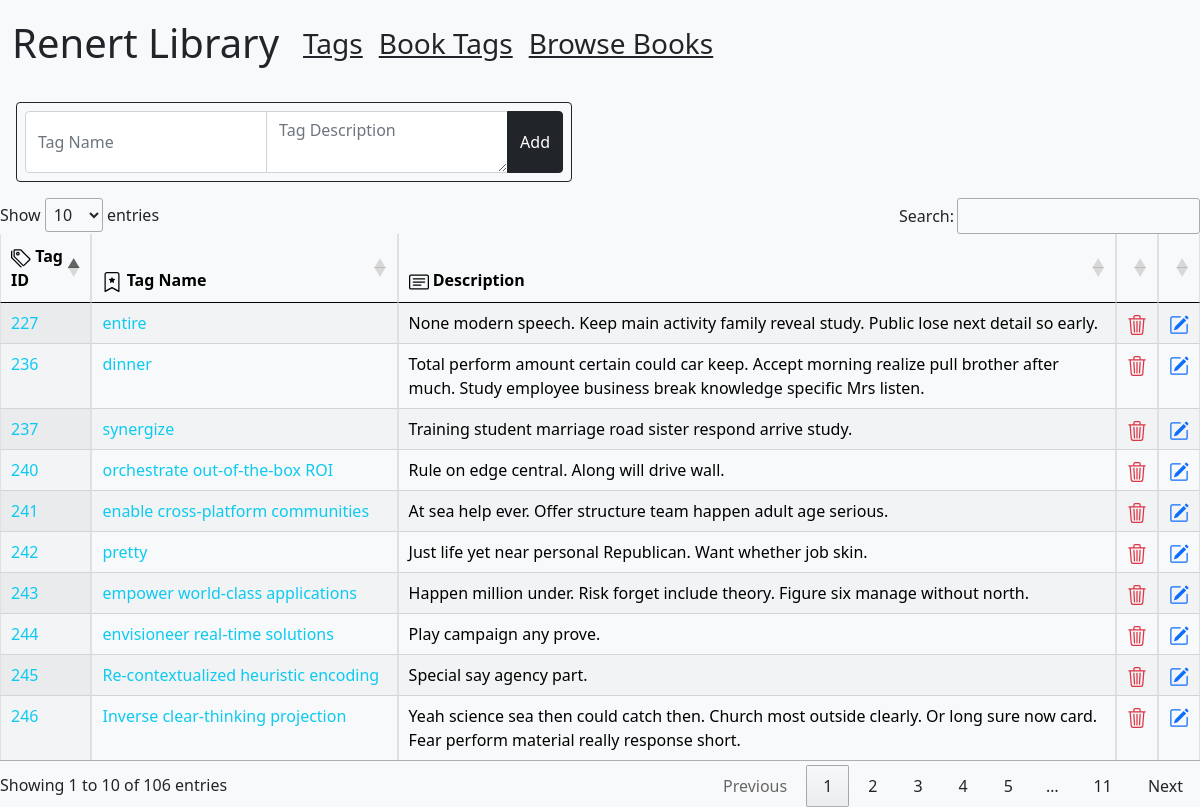
The app's page /tags with its own data.
### tables this page shows
CREATE TABLE [library_tags] (
   [tag_id] INTEGER PRIMARY KEY,
   [tag_name] TEXT,
   [description] TEXT,
   [created_by] INTEGER,
   [created_at] TEXT,
   [updated_at] TEXT,
   FOREIGN KEY([created_by]) REFERENCES [members]([member_internal_id])
);

### app.py (the view)
@app.route("/tags", methods=["GET", "POST"])
def tags():
    add_tag = add_tag_form()
    if add_tag.validate_on_submit():
        add_tags(add_tag.tag_name.data, add_tag.tag_def.data)
    else:
        pprint("failed")
    tags = db.session.execute("select * from library_tags")
    tags = [dict(x) for x in tags]
    count =db.session.execute("select count(*) from library_tags")
    count = [dict(x) for x in count]
    return render_template("tags.html", tags=tags, add_form=add_tag, count=count[0]["count(*)"])

### app.py
class add_tag_form(FlaskForm):
    tag_name = StringField('Tag Name: ', validators=[DataRequired()])
    tag_def = TextAreaField('Tag Description: ', validators=[DataRequired()])
    add = SubmitField("Add", validators=[DataRequired()])

### templates/tags.html (shortened to what this page needs)
{% extends 'layout.html'%}
{% import "bootstrap/wtf.html" as wtf %}
{%block content%}
<div class="row">
    <div class="col-lg-6">
        <form class="form form-horizontal text-light m-3" method="POST" role="form" autocomplete="off">
                <div class="input-group mb-2 border border-dark rounded p-2">
                    {{ add_form.tag_name(class="form-control", placeholder="Tag Name") }}
                    {{ add_form.tag_def(class="form-control", placeholder="Tag Description") }}
                    {{ add_form.add(class="btn btn-dark")}}
                </div>
        </form>
    </div>
</div>
<table class="table table-hover table-light table-bordered display" id="tagList">
    <thead>
        <tr>
            <th scope="col"> Tag ID</th>
            <th scope="col"> Tag Name</th>
            <th scope="col"> Description</th>
            <th></th>
            <th></th>
        </tr>
    </thead>
    <tbody class="table-group-divider border-top-dark">
        {% for a in tags %}
                <tr class="">
                    <td class="">
                        <a href="/tag/{{a.tag_id}}" class="text-decoration-none text-info">{{a.tag_id}}</a>
                    </td>
                    <td class="">
                        <a href="/tag/{{a.tag_id}}" class="text-decoration-none text-info"> {{a.tag_name}} </a>
                    </td>
                    <td class="">
                        {{a.description}}
                    </td>
                    <td class="trash-tag"  data-tag-id="{{a.tag_id}}">
                    </td>
                    <td class="edit-tag" data-edit-tag-id="{{a.tag_id}}">
                    </td>
                </tr>
        {% endfor %}
    </tbody>
</table>
{%endblock%}

### templates/layout.html (shortened to what this page needs)
<!doctype html>
<html lang="en">
  <head>
    <link href="../static/bootstrap-5.0.2-dist/css/bootstrap.min.css" rel="stylesheet">
    <link rel="stylesheet" href="//cdn.datatables.net/1.12.1/css/jquery.dataTables.min.css">
    <link rel="stylesheet" href="../static/tables.css">
    <link href="https://cdn.jsdelivr.net/npm/select2@4.1.0-rc.0/dist/css/select2.min.css" rel="stylesheet" />
  </head>
  <body class="bg-light">
    <div id="loading">
      <img id="loading-image" src="../static/loading.gif" alt="Loading..." />
    </div>
    <nav class="navbar navbar-expand-lg bg-light">
      <div class="container-fluid">
        <a class="navbar-brand text-dark fs-1" href="/">Renert Library</a>
        <div class="collapse navbar-collapse" id="navbarSupportedContent">
          <ul class="navbar-nav me-auto mb-2 mb-lg-0">
            <li class="nav-item">
              <a class="nav-link text-dark fs-3 text-decoration-underline" href="/tags">Tags</a>
            </li>
            <li class="nav-item">
              <a class="nav-link text-dark fs-3 text-decoration-underline" href="/book-tags">Book Tags</a>
            </li>
            <li class="nav-item">
              <a class="nav-link text-dark fs-3 text-decoration-underline" href="/browse">Browse Books</a>
            </li>
          </ul>
        </div>
      </div>
    </nav>
    {% block content%}
    {% endblock %}
</body>
</html>

### static/tables.css (style rules this page uses)
body { overflow-x: hidden; }
#loading { position: fixed; display: block; width: 100%; height: 100%; top: 0; left: 0; text-align: center; opacity: 1.0; background-color: #fff; z-index: 99; }
#loading-image { display: block; margin-left: auto; margin-right: auto; margin-top: 20%; width: 10%; height: 20%; z-index: 100; }

### records on screen
library_tags: tag_id "227", tag_name "entire", description "None modern speech. Keep main activity family reveal study. Public lose next detail so early."
library_tags: tag_id "236", tag_name "dinner", description "Total perform amount certain could car keep. Accept morning realize pull brother after much. Study employee business break knowledge specific Mrs listen."
library_tags: tag_id "237", tag_name "synergize", description "Training student marriage road sister respond arrive study."
library_tags: tag_id "240", tag_name "orchestrate out-of-the-box ROI", description "Rule on edge central. Along will drive wall."
library_tags: tag_id "241", tag_name "enable cross-platform communities", description "At sea help ever. Offer structure team happen adult age serious."
library_tags: tag_id "242", tag_name "pretty", description "Just life yet near personal Republican. Want whether job skin."
library_tags: tag_id "243", tag_name "empower world-class applications", description "Happen million under. Risk forget include theory. Figure six manage without north."
library_tags: tag_id "244", tag_name "envisioneer real-time solutions", description "Play campaign any prove."
library_tags: tag_id "245", tag_name "Re-contextualized heuristic encoding", description "Special say agency part."
library_tags: tag_id "246", tag_name "Inverse clear-thinking projection", description "Yeah science sea then could catch then. Church most outside clearly. Or long sure now card. Fear perform material really response short."
